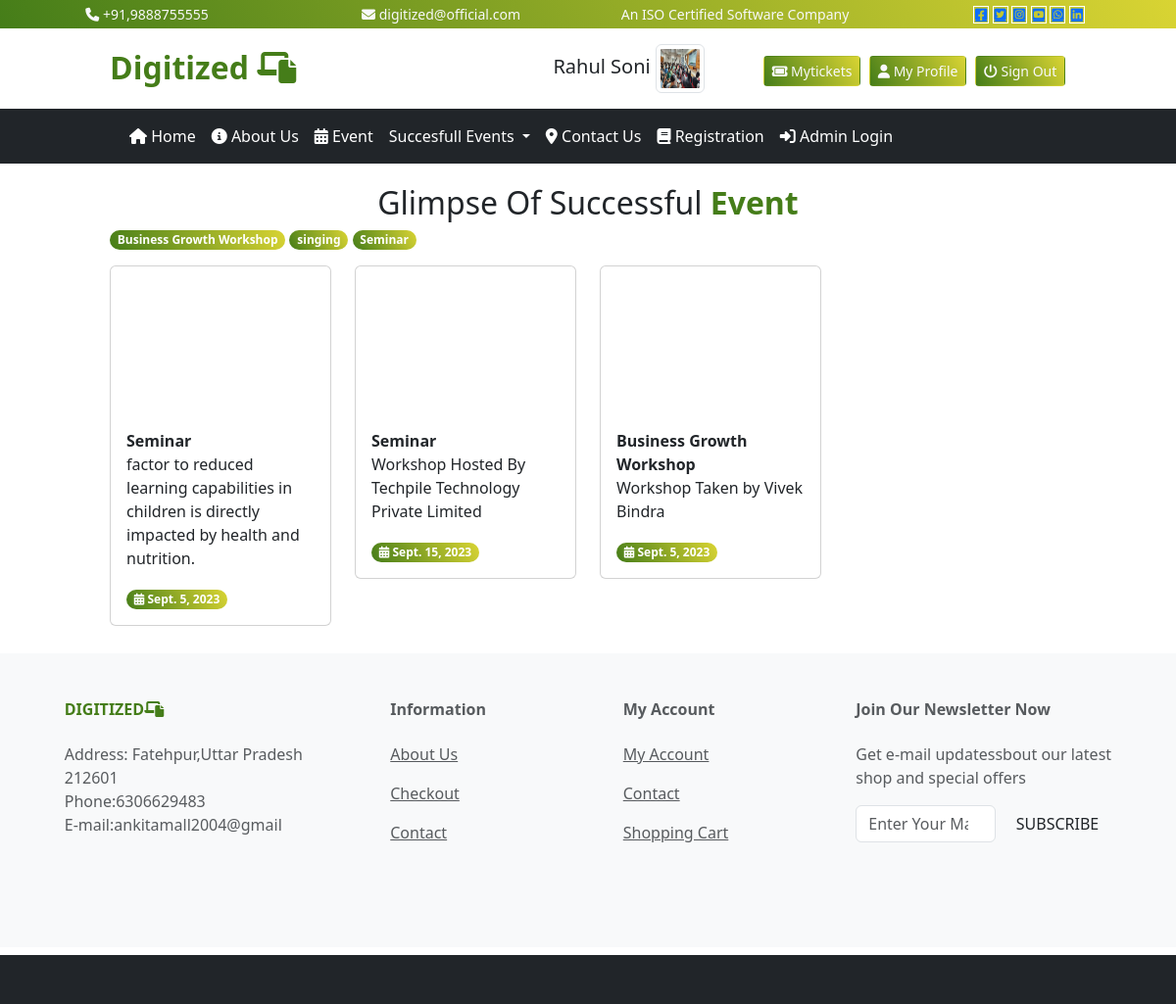
The app's page /user/videogallery/ (signed in) with its own data.
### user/models.py (models this page shows)
class category(models.Model):
    cname=models.CharField(max_length=200,null=True)
    cpic=models.ImageField(upload_to='static/category/',null=True)
    cdate=models.DateField()
    def __str__(self):
        return self.cname

class videogallery(models.Model):
    category=models.ForeignKey(category,on_delete=models.CASCADE)
    vlink=models.TextField(null=True)
    vdate=models.DateField()
    event_des=models.TextField(null=True)

### user/views.py (the view)
# urls.py: path('videogallery/',views.vgallery),
def vgallery(request):
    cid=request.GET.get('x')
    cdata=category.objects.all().order_by('-id')
    if cid is not None:
        vdata=videogallery.objects.filter(category=cid)
    else:
        vdata=videogallery.objects.all().order_by('-id')
    mydict={
        "cdata":cdata,
        "vdata":vdata,
    }
    return render(request,'user/vgallery.html',mydict)

### templates/user/vgallery.html
{% extends 'base.html'%}
{% load  static %}
{% block content %}
<div class="text-center fs-2">
    Glimpse Of Successful<b class="txt-mycolor"> Event</b>
</div>
<div class="row">
    <div class="col-sm-10 mx-auto">
        <div class="row">
            <div class="col-sm-12">
                {% for a in cdata %}
                <a href="/user/videogallery?x={{a.id}}" class="badge bg-mycolor rounded-pill" style="text-decoration:none;">{{a.cname}}</a>
                {% endfor %}
                 </div>
        </div>
        <div class="row mt-3">
                {% for a in vdata %}
            <div class="col-sm-3">
            <div class="card">
                <iframe class="img-card-top" src="{{a.vlink}}" title="YouTube video player" frameborder="0" allow="accelerometer; autoplay; clipboard-write; encrypted-media; gyroscope; picture-in-picture; web-share" allowfullscreen></iframe>
                <div class="card-body">
                    <b>{{a.category}}</b>
                    <p>{{a.event_des}}</p>
                     <span class="badge bg-mycolor rounded-pill">
              <i class="fa-solid fa-calendar-days"></i>
           {{a.vdate}}
              </span>
                </div>
            </div>
            </div>
            {% endfor %}
        </div>
    </div>
</div>
{% endblock %}

### templates/base.html (style rules this page uses)
:root { --bgcolor:linear-gradient(60deg,#457d19,#d9d433); --txtcolor:#457d19; }
.bg-mycolor { background:var(--bgcolor) !important; }
.txt-mycolor { color:var(--txtcolor); }

### records on screen
category: cname "Business Growth Workshop"
category: cname "singing"
category: cname "Seminar"
videogallery: category "Seminar", event_des "factor to reduced learning capabilities in children is directly impacted by health and nutrition.", vdate "Sept. 5, 2023"
videogallery: category "Seminar", event_des "Workshop Hosted By Techpile Technology Private Limited", vdate "Sept. 15, 2023"
videogallery: category "Business Growth Workshop", event_des "Workshop Taken by Vivek Bindra", vdate "Sept. 5, 2023"

### other values on screen
{{ request.session.username }} "Rahul Soni"
